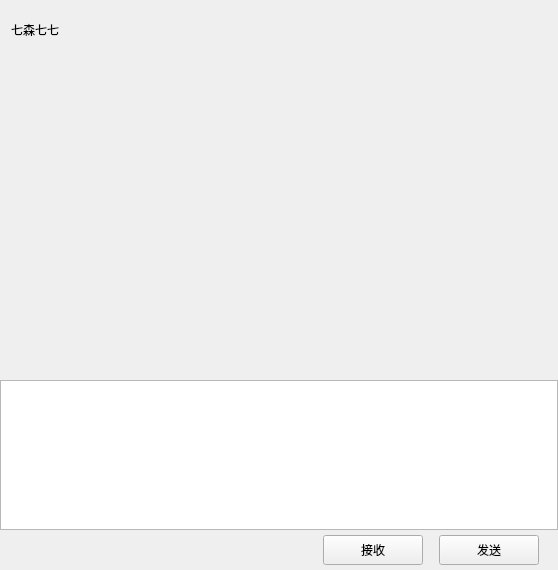
<?xml version="1.0" encoding="UTF-8"?>
<ui version="4.0">
 <class>ChatPage</class>
 <widget class="QWidget" name="ChatPage">
  <property name="geometry">
   <rect>
    <x>0</x>
    <y>0</y>
    <width>558</width>
    <height>570</height>
   </rect>
  </property>
  <property name="windowTitle">
   <string>Form</string>
  </property>
  <layout class="QVBoxLayout" name="verticalLayout">
   <property name="spacing">
    <number>0</number>
   </property>
   <property name="leftMargin">
    <number>0</number>
   </property>
   <property name="topMargin">
    <number>0</number>
   </property>
   <property name="rightMargin">
    <number>0</number>
   </property>
   <property name="bottomMargin">
    <number>0</number>
   </property>
   <item>
    <widget class="QWidget" name="chat_data_wid" native="true">
     <layout class="QVBoxLayout" name="verticalLayout_4">
      <property name="spacing">
       <number>0</number>
      </property>
      <property name="leftMargin">
       <number>0</number>
      </property>
      <property name="topMargin">
       <number>0</number>
      </property>
      <property name="rightMargin">
       <number>0</number>
      </property>
      <property name="bottomMargin">
       <number>0</number>
      </property>
      <item>
       <widget class="QWidget" name="title_wid" native="true">
        <property name="minimumSize">
         <size>
          <width>0</width>
          <height>60</height>
         </size>
        </property>
        <property name="maximumSize">
         <size>
          <width>16777215</width>
          <height>60</height>
         </size>
        </property>
        <layout class="QVBoxLayout" name="verticalLayout_5">
         <property name="topMargin">
          <number>2</number>
         </property>
         <property name="rightMargin">
          <number>2</number>
         </property>
         <property name="bottomMargin">
          <number>2</number>
         </property>
         <item>
          <widget class="QWidget" name="widget_2" native="true">
           <layout class="QHBoxLayout" name="horizontalLayout_3">
            <property name="leftMargin">
             <number>2</number>
            </property>
            <property name="topMargin">
             <number>2</number>
            </property>
            <property name="rightMargin">
             <number>2</number>
            </property>
            <property name="bottomMargin">
             <number>2</number>
            </property>
            <item>
             <widget class="QLabel" name="title_lb">
              <property name="text">
               <string>七森七七</string>
              </property>
             </widget>
            </item>
           </layout>
          </widget>
         </item>
        </layout>
       </widget>
      </item>
      <item>
       <widget class="ChatView" name="chat_data_list" native="true"/>
      </item>
      <item>
       <widget class="QWidget" name="tool_wid" native="true">
        <property name="minimumSize">
         <size>
          <width>0</width>
          <height>40</height>
         </size>
        </property>
        <property name="maximumSize">
         <size>
          <width>16777215</width>
          <height>40</height>
         </size>
        </property>
        <layout class="QHBoxLayout" name="horizontalLayout_4">
         <property name="leftMargin">
          <number>2</number>
         </property>
         <property name="topMargin">
          <number>2</number>
         </property>
         <property name="rightMargin">
          <number>2</number>
         </property>
         <property name="bottomMargin">
          <number>2</number>
         </property>
         <item>
          <spacer name="horizontalSpacer_2">
           <property name="orientation">
            <enum>Qt::Horizontal</enum>
           </property>
           <property name="sizeType">
            <enum>QSizePolicy::Fixed</enum>
           </property>
           <property name="sizeHint" stdset="0">
            <size>
             <width>5</width>
             <height>20</height>
            </size>
           </property>
          </spacer>
         </item>
         <item>
          <widget class="ClickedLabel" name="emo_lb">
           <property name="minimumSize">
            <size>
             <width>25</width>
             <height>25</height>
            </size>
           </property>
           <property name="maximumSize">
            <size>
             <width>25</width>
             <height>25</height>
            </size>
           </property>
           <property name="text">
            <string/>
           </property>
          </widget>
         </item>
         <item>
          <spacer name="horizontalSpacer_4">
           <property name="orientation">
            <enum>Qt::Horizontal</enum>
           </property>
           <property name="sizeType">
            <enum>QSizePolicy::Fixed</enum>
           </property>
           <property name="sizeHint" stdset="0">
            <size>
             <width>5</width>
             <height>20</height>
            </size>
           </property>
          </spacer>
         </item>
         <item>
          <widget class="ClickedLabel" name="file_lb">
           <property name="minimumSize">
            <size>
             <width>25</width>
             <height>25</height>
            </size>
           </property>
           <property name="maximumSize">
            <size>
             <width>25</width>
             <height>25</height>
            </size>
           </property>
           <property name="text">
            <string/>
           </property>
          </widget>
         </item>
         <item>
          <spacer name="horizontalSpacer_3">
           <property name="orientation">
            <enum>Qt::Horizontal</enum>
           </property>
           <property name="sizeHint" stdset="0">
            <size>
             <width>40</width>
             <height>20</height>
            </size>
           </property>
          </spacer>
         </item>
        </layout>
       </widget>
      </item>
      <item>
       <widget class="MessageTextEdit" name="chatEdit">
        <property name="minimumSize">
         <size>
          <width>0</width>
          <height>150</height>
         </size>
        </property>
        <property name="maximumSize">
         <size>
          <width>16777215</width>
          <height>150</height>
         </size>
        </property>
       </widget>
      </item>
      <item>
       <widget class="QWidget" name="send_wid" native="true">
        <property name="minimumSize">
         <size>
          <width>0</width>
          <height>40</height>
         </size>
        </property>
        <property name="maximumSize">
         <size>
          <width>16777215</width>
          <height>40</height>
         </size>
        </property>
        <layout class="QHBoxLayout" name="horizontalLayout_5">
         <property name="topMargin">
          <number>2</number>
         </property>
         <property name="bottomMargin">
          <number>2</number>
         </property>
         <item>
          <spacer name="horizontalSpacer_5">
           <property name="orientation">
            <enum>Qt::Horizontal</enum>
           </property>
           <property name="sizeHint" stdset="0">
            <size>
             <width>40</width>
             <height>20</height>
            </size>
           </property>
          </spacer>
         </item>
         <item>
          <widget class="ClickedBtn" name="receive_btn">
           <property name="minimumSize">
            <size>
             <width>100</width>
             <height>30</height>
            </size>
           </property>
           <property name="maximumSize">
            <size>
             <width>100</width>
             <height>30</height>
            </size>
           </property>
           <property name="text">
            <string>接收</string>
           </property>
          </widget>
         </item>
         <item>
          <spacer name="horizontalSpacer_6">
           <property name="orientation">
            <enum>Qt::Horizontal</enum>
           </property>
           <property name="sizeType">
            <enum>QSizePolicy::Fixed</enum>
           </property>
           <property name="sizeHint" stdset="0">
            <size>
             <width>10</width>
             <height>20</height>
            </size>
           </property>
          </spacer>
         </item>
         <item>
          <widget class="ClickedBtn" name="send_btn">
           <property name="minimumSize">
            <size>
             <width>100</width>
             <height>30</height>
            </size>
           </property>
           <property name="maximumSize">
            <size>
             <width>100</width>
             <height>30</height>
            </size>
           </property>
           <property name="text">
            <string>发送</string>
           </property>
          </widget>
         </item>
         <item>
          <spacer name="horizontalSpacer_7">
           <property name="orientation">
            <enum>Qt::Horizontal</enum>
           </property>
           <property name="sizeType">
            <enum>QSizePolicy::Fixed</enum>
           </property>
           <property name="sizeHint" stdset="0">
            <size>
             <width>10</width>
             <height>20</height>
            </size>
           </property>
          </spacer>
         </item>
        </layout>
       </widget>
      </item>
     </layout>
    </widget>
   </item>
  </layout>
 </widget>
 <customwidgets>
  <customwidget>
   <class>ClickedBtn</class>
   <extends>QPushButton</extends>
   <header location="global">clickedbtn.h</header>
  </customwidget>
  <customwidget>
   <class>ClickedLabel</class>
   <extends>QLabel</extends>
   <header location="global">clickedlabel.h</header>
  </customwidget>
  <customwidget>
   <class>ChatView</class>
   <extends>QWidget</extends>
   <header>chatview.h</header>
   <container>1</container>
  </customwidget>
  <customwidget>
   <class>MessageTextEdit</class>
   <extends>QTextEdit</extends>
   <header>messagetextedit.h</header>
  </customwidget>
 </customwidgets>
 <resources/>
 <connections/>
</ui>
